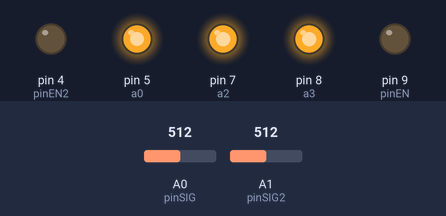
Recording of a sketch running on a simulated Arduino Uno, built with avr-gcc and run on an emulated ATmega328P. On the bench: output pins drawn as LEDs (lit = HIGH). The test bench sets the inputs (shaded band); at power-on: A0 (pinSIG) = 512, A1 (pinSIG2) = 512. Pins used as bus, display or sensor lines are not drawn; what the sketch prints to the serial monitor is not drawn.

Above: at 0.05 s.
Timing chart, 0 to 3.0 s (numbered marks = the images above):
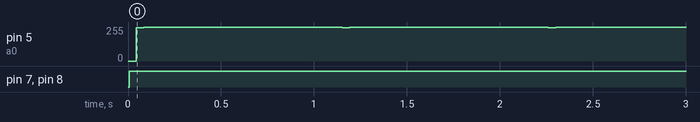

Measured:
- by itself, pin 5 (a0): repeats every 1.1 s: 255/255 1.1 s, 249/255 0.04 s
- by itself, pin 7 (a2): LOW → HIGH at 0.01 s
- by itself, pin 8 (a3): LOW → HIGH at 0.00 s

The sketch:

Fsr_30_Array.ino
```cpp
#include <SoftwareSerial.h>

//bluetooth
#define RX 2
#define TX 3

SoftwareSerial mySerial(TX, RX);

//MUX1 Pin set
int pinSIG = A0;
int pinEN2 = 4;
int a0 = 5; int a1 = 6;
int a2 = 7; int a3 = 8;

//MUX2 Pin set
int pinSIG2 = A1;
int pinEN = 9;
int s0 = 10; int s1 = 11;
int s2 = 12; int s3 = 13;

int controlPin[4] = {s0, s1, s2, s3};
int controlPin2[4] = {a0, a1, a2, a3};

int c[30] = {0, 0, 0, 0, 0,
             0, 0, 0, 0, 0,
             0, 0, 0, 0, 0,
             0, 0, 0, 0, 0,
             0, 0, 0, 0, 0,
             0, 0, 0, 0, 0
            };

int muxChannel[16][4] = {
  //[2^0, 2^1, 2^2, 2^3]

  {0, 0, 0, 0}, //channel 0
  {1, 0, 0, 0}, //channel 1
  {0, 1, 0, 0}, //channel 2
  {1, 1, 0, 0}, //channel 3
  {0, 0, 1, 0}, //channel 4
  {1, 0, 1, 0}, //channel 5
  {0, 1, 1, 0}, //channel 6
  {1, 1, 1, 0}, //channel 7
  {0, 0, 0, 1}, //channel 8
  {1, 0, 0, 1}, //channel 9
  {0, 1, 0, 1}, //channel 10
  {1, 1, 0, 1}, //channel 11
  {0, 0, 1, 1}, //channel 12
  {1, 0, 1, 1}, //channel 13
  {0, 1, 1, 1}, //channel 14
  {1, 1, 1, 1} //channel 15
};

int muxChannel2[16][4] = {
  //[2^0, 2^1, 2^2, 2^3]

  {0, 0, 0, 0}, //channel 0
  {1, 0, 0, 0}, //channel 1
  {0, 1, 0, 0}, //channel 2
  {1, 1, 0, 0}, //channel 3
  {0, 0, 1, 0}, //channel 4
  {1, 0, 1, 0}, //channel 5
  {0, 1, 1, 0}, //channel 6
  {1, 1, 1, 0}, //channel 7
  {0, 0, 0, 1}, //channel 8
  {1, 0, 0, 1}, //channel 9
  {0, 1, 0, 1}, //channel 10
  {1, 1, 0, 1}, //channel 11
  {0, 0, 1, 1}, //channel 12
  {1, 0, 1, 1}, //channel 13
};


void setup() {
  Serial.begin(9600);
  mySerial.begin(9600);

  pinMode(pinEN, OUTPUT); digitalWrite(pinEN, LOW);
  pinMode(s0, OUTPUT);
  pinMode(s1, OUTPUT);
  pinMode(s2, OUTPUT);
  pinMode(s3, OUTPUT);

  pinMode(pinEN2, OUTPUT); digitalWrite(pinEN2, LOW);
  pinMode(a0, OUTPUT);
  pinMode(a1, OUTPUT);
  pinMode(a2, OUTPUT);
  pinMode(a3, OUTPUT);
}

void loop() {

  //MUX를 거친 압력센서의 데이터 저장
  //MUX1 data
  for (int i = 0; i < 16; i++) {
    c[i] = map(readADCMux(i), 0, 950, 0, 100);
  }

  //MUX2 data
  for (int i = 0; i < 14; i++) {
    c[i + 16] = map(readADCMux2(i), 0, 950, 0, 100);
  }
  /*
    압력센서 값 출력
    =====================
    C4  C3  C2  C1 C0
    C9  C8  C7  C1 C5
    C14 C13 C12 C1 C10
    C19 C18 C17 C1 C15
    C24 C23 C22 C1 C20
    C29 C28 C27 C1 C25
  */

  /*
    Serial.println("=================================================");
    for (int i = 4; i >=0 ; i--) {
    Serial.print(c[i]);
    Serial.print("\t");
    }
    Serial.println();

    for (int i = 9; i >=5 ; i--) {
    Serial.print(c[i]);
    Serial.print("\t");
    }
    Serial.println();

    for (int i = 14; i >=10 ; i--) {
    Serial.print(c[i]);
    Serial.print("\t");
    }
    Serial.println();

    for (int i = 19; i < 15 ; i--) {
    Serial.print(c[i]);
    Serial.print("\t");
    }
    Serial.println();
    for (int i = 24; i < 20 ; i--) {
    Serial.print(c[i]);
    Serial.print("\t");
    }
    Serial.println();

    for (int i = 29; i <25  ; i--) {
    Serial.print(c[i]);
    Serial.print("\t");
    }
    Serial.println();
  */


  //데이터 한줄 배열로 출력
  for (int i = 0; i < 30; i++) {
    Serial.print(c[i]);
    Serial.print("\t");
    mySerial.print(c[i]);
    if (i < 29)
      mySerial.print(",");
  }
  mySerial.println();
  Serial.println();

  delay(1000);
}

//해당 채널의 압력센서값 출력
//MUX 1
int readADCMux(int ch) {
  for (int i = 0; i < 4; i ++) {
    digitalWrite(controlPin[i], muxChannel[ch][i]);
  }
  return analogRead(pinSIG);
}

//MUX 2
int readADCMux2(int ch) {
  for (int i = 0; i < 4; i ++) {
    digitalWrite(controlPin2[i], muxChannel2[ch][i]);
  }
  return analogRead(pinSIG2);
}
```
